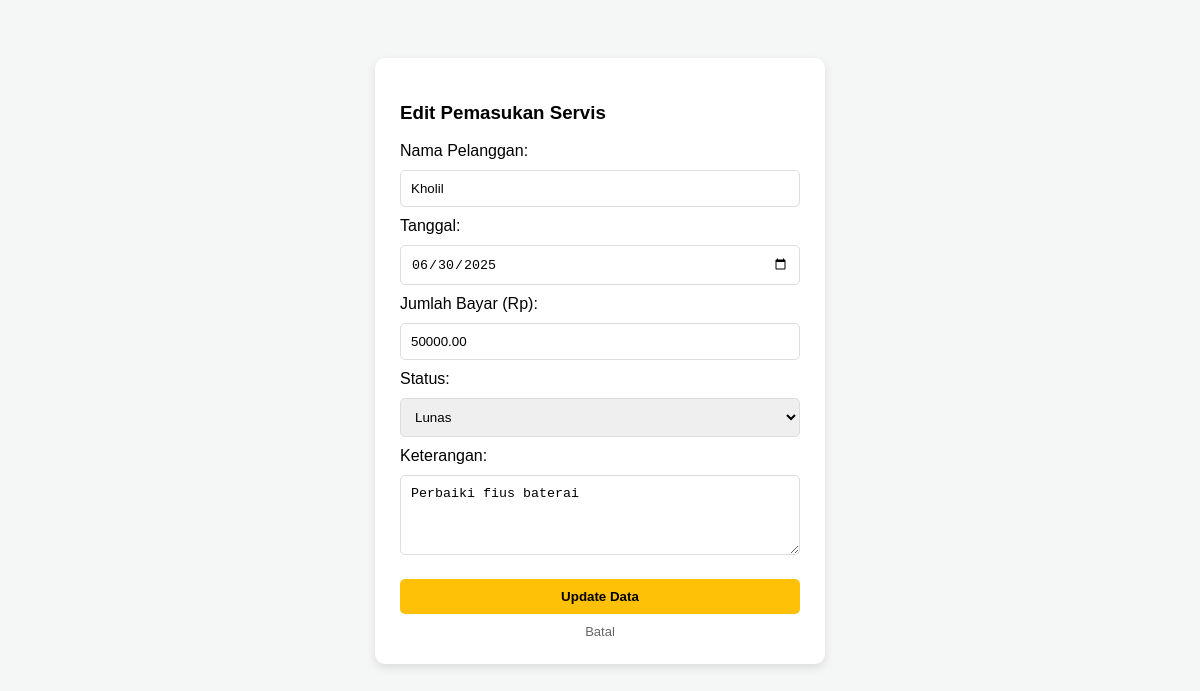
Screenshot of /konter/edit_masuk.php?id=17 with the database file from the repository.
### tables this page shows
CREATE TABLE `transaksi_konter` (
  `id` int(11) NOT NULL,
  `nama` varchar(100) DEFAULT NULL,
  `tanggal` date DEFAULT NULL,
  `keterangan` text DEFAULT NULL,
  `bayar` decimal(15,2) DEFAULT 0.00,
  `status` varchar(50) DEFAULT NULL,
  `jumlah_pengeluaran` decimal(15,2) DEFAULT 0.00,
  `tipe` enum('masuk','keluar') DEFAULT NULL
);

### konter/edit_masuk.php (the view, shortened to what this page needs)
<?php
include '../koneksi.php';
$id = $_GET['id'];
$query = $conn->query("SELECT * FROM transaksi_konter WHERE id = $id");
$data = $query->fetch_assoc();
?>
<!DOCTYPE html>
<html>
<head>
</head>
<body>
    <div class="form-card">
        <h3>Edit Pemasukan Servis</h3>
        <form method="POST">
            <label>Nama Pelanggan:</label>
            <input type="text" name="nama" value="<?= $data['nama'] ?>" required>
            <label>Tanggal:</label>
            <input type="date" name="tanggal" value="<?= $data['tanggal'] ?>" required>
            <label>Jumlah Bayar (Rp):</label>
            <input type="number" name="bayar" value="<?= $data['bayar'] ?>" required>
            <label>Status:</label>
            <select name="status">
                <option value="Lunas" <?= ($data['status'] == 'Lunas') ? 'selected' : '' ?>>Lunas</option>
            </select>
            <label>Keterangan:</label>
            <textarea name="keterangan" placeholder="Contoh: Ganti LCD atau Service IC Power"><?= $data['keterangan'] ?></textarea>
            <button type="submit" name="update">Update Data</button>
            <a href="index.php?halaman=pemasukan" class="back">Batal</a>
        </form>
    </div>
</body>
</html>

### konter/edit_masuk.php (style rules this page uses)
body { font-family: sans-serif; background: #f4f7f6; display: flex; justify-content: center; padding-top: 50px; }
.form-card { background: white; padding: 25px; border-radius: 10px; box-shadow: 0 4px 10px rgba(0, 0, 0, 0.1); width: 400px; }
input, select, textarea, button { width: 100%; padding: 10px; margin: 10px 0; border: 1px solid #ddd; border-radius: 5px; box-sizing: border-box; }
textarea { height: 80px; resize: vertical; }
button { background: #ffc107; color: black; border: none; cursor: pointer; font-weight: bold; }
.back { text-align: center; display: block; text-decoration: none; color: #666; font-size: 13px; }

### rows the page displays
transaksi_konter: nama "Kholil", tanggal "06/30/2025", bayar "50000.00", status "Lunas", keterangan "Perbaiki fius baterai"
